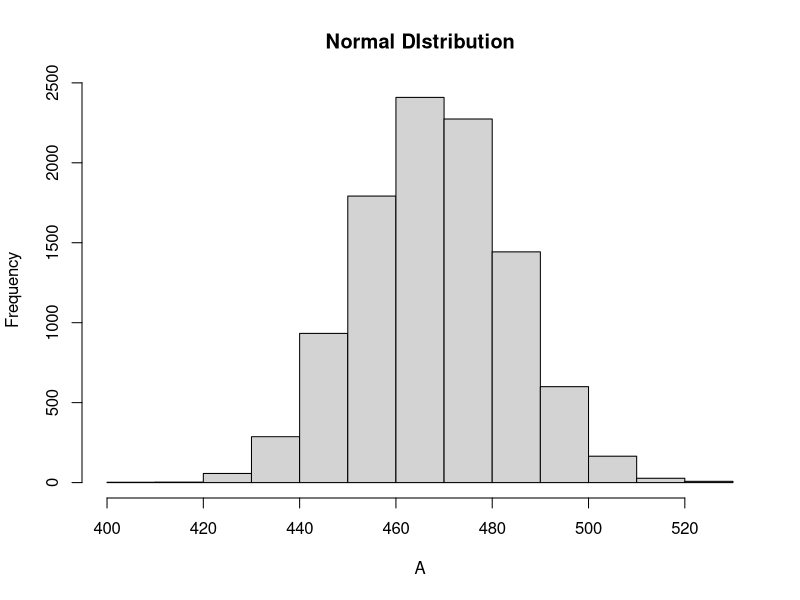
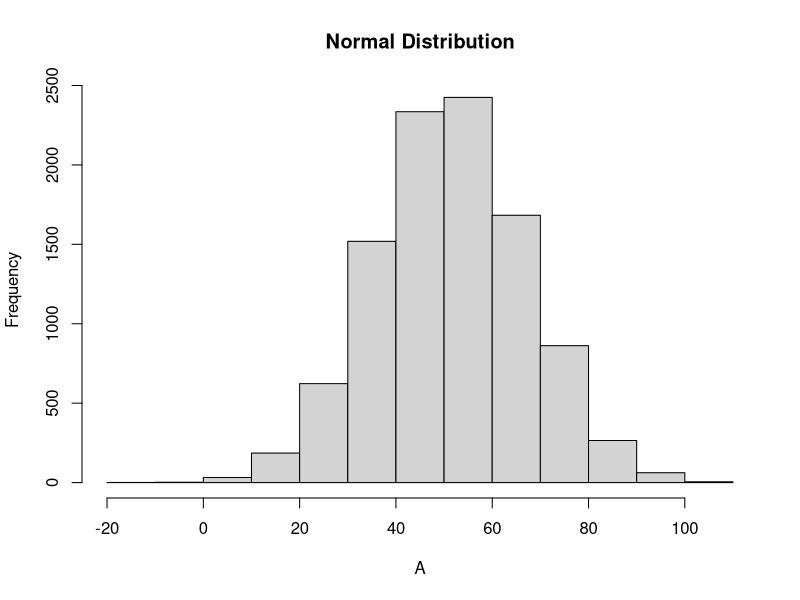

Reproduce these figures in R, in order.
NORMAL_PUNTO_2_V1 = function(N,MIU,SIGMA,QQ=T){
  
  A = rnorm(N,MIU,SIGMA)
  
  R = table(A>500)/length(A)*100
  
  
  hist(A, main = "Normal DIstribution")
  
  if (QQ == T) {
    return(A)
  }else{
    return(R)
  }
}

NORMAL_PUNTO_2_V1(10000,468.073736,15.7,F)


# 

NORMAL_PUNTO_2_V2 = function(N,MIU,SIGMA,QQ=T){
  
  A = rnorm(N,MIU,SIGMA)
  
  R = table(A>83.333)/length(A)*100
  
  
  hist(A, main = "Normal Distribution")
  
  if (QQ == T) {
    return(A)
  }else{
    return(R)
  }
}

NORMAL_PUNTO_2_V2(10000,51.406,15.7,F)
